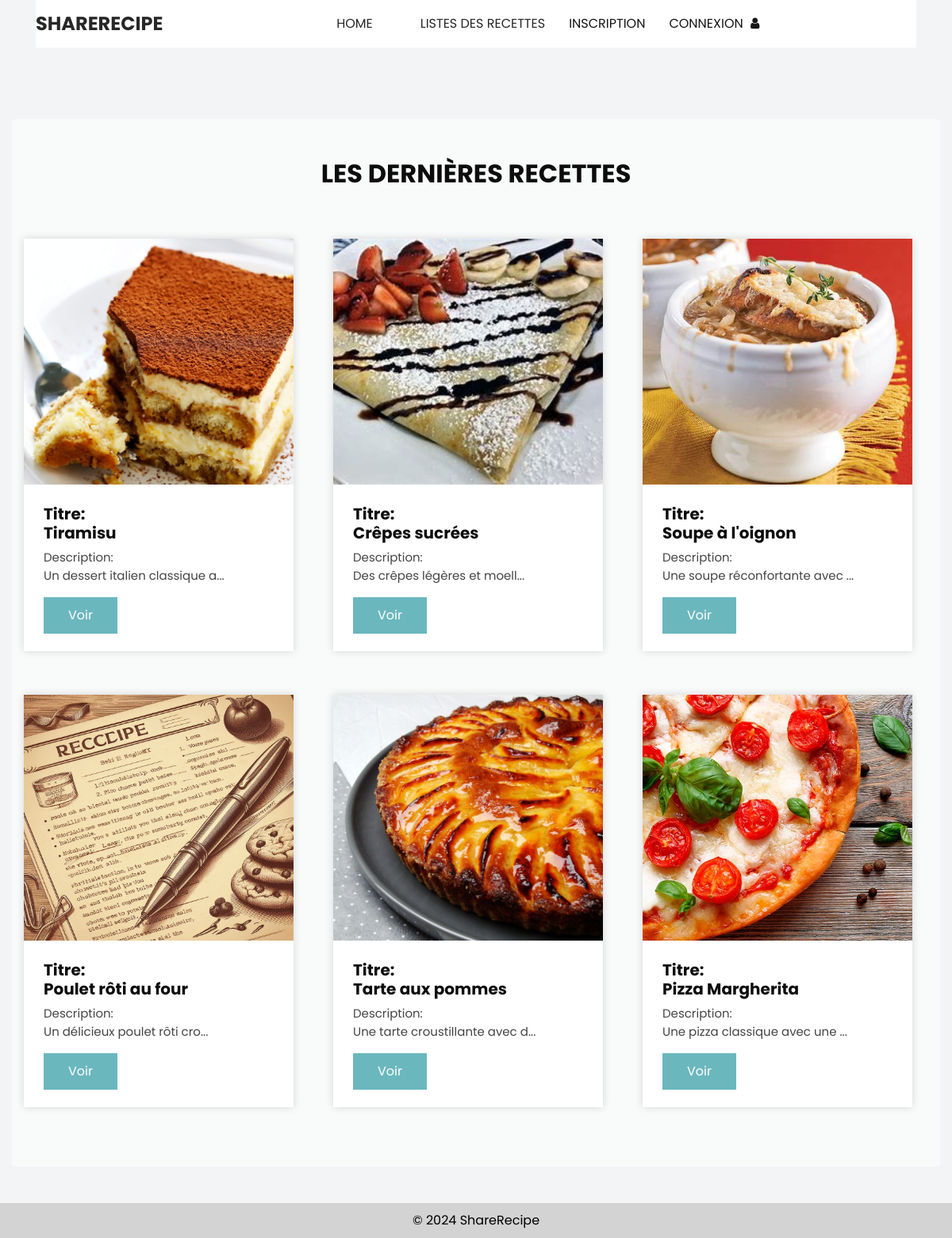
The page / on the database its author committed.
### tables this page shows
CREATE TABLE IF NOT EXISTS `utilisateurs` (
  `id_utilisateur` int NOT NULL AUTO_INCREMENT,
  `nom` varchar(255) NOT NULL,
  `prenom` varchar(255) NOT NULL,
  `email` varchar(255) NOT NULL,
  `mot_de_passe` varchar(255) NOT NULL,
  `Role` enum('utilisateur','admin') NOT NULL DEFAULT 'utilisateur',
  PRIMARY KEY (`id_utilisateur`)
);

CREATE TABLE IF NOT EXISTS `recettes` (
  `id_recette` int NOT NULL AUTO_INCREMENT,
  `titre` varchar(255) NOT NULL,
  `description` text NOT NULL,
  `ingredients` text NOT NULL,
  `etapes_preparation` text NOT NULL,
  `temps_preparation` varchar(50) DEFAULT 'Non renseigné',
  `temps_cuisson` varchar(50) DEFAULT 'Non renseigné',
  `image` varchar(256) NOT NULL DEFAULT 'img_defaut.jpg',
  `id_auteur` int NOT NULL,
  `date_creation` timestamp NOT NULL DEFAULT CURRENT_TIMESTAMP,
  PRIMARY KEY (`id_recette`),
  UNIQUE KEY `unique_titre_par_auteur` (`titre`,`id_auteur`),
  KEY `id_auteur` (`id_auteur`)
);

### index.php (the view, shortened to what this page needs)
<?php
require_once "connect.php";
$sql = "SELECT recettes.*, utilisateurs.prenom
        FROM utilisateurs
        JOIN recettes ON utilisateurs.id_utilisateur = recettes.id_auteur
        ORDER BY recettes.date_creation DESC LIMIT 6";
$query = $db->query($sql);
$recettes = $query->fetchAll();
?>
<!DOCTYPE html>
<html>
<head>
    <link href="https://cdn.jsdelivr.net/npm/tailwindcss@2.2.19/dist/tailwind.min.css" rel="stylesheet">
    <link rel="stylesheet" type="text/css" href="css/bootstrap.css" />
    <link href="css/font-awesome.min.css" rel="stylesheet" />
    <link href="css/style.css" rel="stylesheet" />
    <link href="css/responsive.css" rel="stylesheet" />
</head>
<body class="sub_page bg-gray-100 flex flex-col min-h-screen">
    <div class="hero_area">
        <header class="header_section long_section px-0">
            <nav class="navbar navbar-expand-lg custom_nav-container ">
                <a class="navbar-brand" href="index.php">
                    <span>
                        ShareRecipe
                    </span>
                </a>
                <div class="collapse navbar-collapse mx-auto" id="navbarSupportedContent">
                    <div class="d-flex mx-auto flex-column flex-lg-row align-items-center">
                        <ul class="navbar-nav ">
                            <li class="nav-item ">
                                <a class="nav-link" href="index.php">Home <span class="sr-only">(current)</span></a>
                            </li>
                            <li class="nav-item">
                                <a class="nav-link" href="Listes_recettes.php">Listes des recettes</a>
                            </li>
                        </ul>
                        <?php if(!isset($_SESSION["user"])): ?>
                            <div class="quote_btn-container">
                                <a href="inscription.php">
                                    <span>
                                        Inscription
                                    </span>
                                </a>
                            </div>
                            <div class="quote_btn-container">
                                <a href="connexion.php">
                                    <span>
                                        Connexion
                                    </span>
                                    <i class="fa fa-user" aria-hidden="true"></i>
                                </a>
                            </div>
                        <?php endif; ?>
                    </div>
                </div>
            </nav>
        </header>
    </div>
    <section class="blog_section layout_padding">
        <div class="container" style="background:  #f9fafa;padding-top: 50px;padding-bottom: 75px; border-radius: 5px;">
            <div class="heading_container">
                <h2>
                    Les dernières recettes
                </h2>
            </div>
 <div class="row">
            <?php foreach($recettes as $recette): ?>
                <div class="col-md-6 col-lg-4 mx-auto">
                    <div class="box" style="height:520px; width: 340px;">
                        <div class="img-box">
                            <?php if (!empty($recette['image'])): ?>
                                 <img src="images/<?= $recette['image'] ?>" alt="img_recette" style="width: 340px; height: 310px; object-fit: cover;">
                            <?php endif; ?>
                        </div>
                        <div class="detail-box">
                            <h5>
                             Titre: <br><?= strlen(strip_tags($recette["titre"])) > 20 ? substr(strip_tags($recette["titre"]), 0, 20) . '...' : strip_tags($recette["titre"]) ?>
                            </h5>
                            <p>
                            Description: <br><?= strlen(strip_tags($recette["description"])) > 30 ? substr(strip_tags($recette["description"]), 0, 30) . '...' : strip_tags($recette["description"]) ?>                            </p>
                            <a href="recette.php?id_recette=<?= $recette["id_recette"] ?>">
                                Voir
                            </a>
                        </div>
                    </div>
             </div>
             <?php endforeach; ?>
    </div>
            </div>
</section>
    <footer class="footer_section">
        <div class="container">
            <p>
                &copy; <span id="displayYear"></span> ShareRecipe
            </p>
        </div>
    </footer>
</body>
</html>

### css/style.css (style rules this page uses)
body { font-family: "Poppins", sans-serif; color: #0c0c0c; background-color: #ffffff; overflow-x: hidden; }
.layout_padding { padding: 90px 0; }
.long_section { margin-left: 45px; margin-right: 45px; padding-left: 15px; padding-right: 15px; }
.heading_container { display: -webkit-box; display: -ms-flexbox; display: flex; -webkit-box-orient: vertical; -webkit-box-direction: normal; -ms-flex-direction: column; flex-direction: column; -webkit-box-align: start; -ms-flex-align: start; align-items: flex-start; }
.heading_container h2 { position: relative; font-weight: bold; text-transform: uppercase; }
.hero_area { min-height: 100vh; position: relative; display: -webkit-box; display: -ms-flexbox; display: flex; -webkit-box-orient: vertical; -webkit-box-direction: normal; -ms-flex-direction: column; flex-direction: column; }
.sub_page .hero_area { min-height: auto; }
.header_section { background-color: #ffffff; }
.custom_nav-container .navbar-nav .nav-item .nav-link { padding: 3px 15px; margin: 10px 15px; color: #272727; text-align: center; text-transform: uppercase; }
a, a:hover, a:focus { text-decoration: none; }
.navbar-brand span { font-size: 24px; font-weight: 700; color: #272727; text-transform: uppercase; }
.custom_nav-container { z-index: 99999; padding: 5px 0; }
.quote_btn-container { display: -webkit-box; display: -ms-flexbox; display: flex; -webkit-box-align: center; -ms-flex-align: center; align-items: center; }
.quote_btn-container a { color: #151515; margin-right: 25px; text-transform: uppercase; }
.quote_btn-container a span { margin-right: 5px; }
.blog_section .heading_container { -webkit-box-align: center; -ms-flex-align: center; align-items: center; }
.blog_section .heading_container h2::before { left: 50%; -webkit-transform: translateX(-50%); transform: translateX(-50%); }
.blog_section .box { margin-top: 55px; background-color: #ffffff; -webkit-box-shadow: 0 0 10px 0 rgba(0, 0, 0, 0.15); box-shadow: 0 0 10px 0 rgba(0, 0, 0, 0.15); }
.blog_section .box .img-box { position: relative; }
.blog_section .box .img-box img { width: 100%; }
.blog_section .box .detail-box { padding: 25px; }
.blog_section .box .detail-box h5 { font-weight: bold; }
.blog_section .box .detail-box p { font-size: 15px; color: #444; }
.blog_section .box .detail-box a { display: inline-block; padding: 10px 30px; background-color: #6bb7be; color: #ffffff; border-radius: 0; border: 1px solid #6bb7be; -webkit-transition: all .2s; transition: all .2s; }
.footer_section { text-align: center; background-color: lightgrey; width: 100%; position: fixed; bottom: 0; }
.footer_section p { color: #000000; padding: 10px 0; margin: 0; }

### css/responsive.css (style rules this page uses)
@media (min-width: 1200px) { .container { max-width: 1170px; } }

### rows shown on the page
utilisateurs: recettes.image (picture), recettes.titre "Tiramisu", recettes.description "Un dessert italien classique a"
utilisateurs: recettes.image (picture), recettes.titre "Crêpes sucrées", recettes.description "Des crêpes légères et moell", recettes.titre "Soupe à l'oignon", recettes.description "Une soupe réconfortante avec"
utilisateurs: recettes.image (picture), recettes.titre "Poulet rôti au four", recettes.description "Un délicieux poulet rôti cro", recettes.titre "Tarte aux pommes", recettes.description "Une tarte croustillante avec d", recettes.titre "Pizza Margherita", recettes.description "Une pizza classique avec une"
